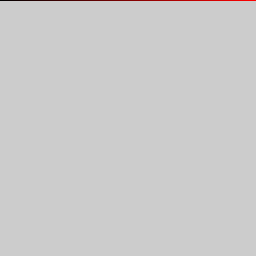
Frame 1 (no input)
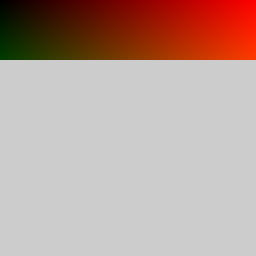
Frame 60 (the mouse pressed at the canvas centre just before this capture)
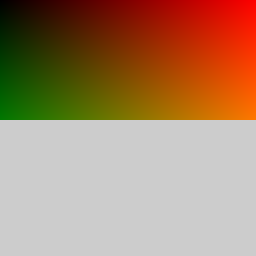
Frame 120 (the mouse held since frame 60 and released just before this capture)

The Processing sketch that drew these frames (run headless with seeded random() and noise(); from frame 60 on, the mouse is pressed at the canvas centre):

// Processing sketch: sketch_180405b
// ── sketch_180405b.pde

// [1]void setup = 初期化時に呼び出さる関数
void setup() {
  // キャンバスサイズを指定する
  size(256, 256);
}

// [2]y座標の変数を定義
int y = 0;

// [3]ピクセルの色を求める関数を定義
color calcPixelColor(int x, int y) {
  return color(x, y, 0);
}

// [4]void main = 一定間隔で繰り返し呼び出される関数
void draw() {
  
  //[5]1ライン分の色を計算する
  for(int x = 0; x < width; x++) {
    
    //[6]3で定義した関数を呼び出し、描画する
    color c = calcPixelColor(x, y);
    set(x, y, c);
    
  }
  
  y++;
  
  //[7]キャンバス全体に描画されたか分岐
  if(height <= y) {
    
    println("終了");
    
    //[8]ループ終了
    noLoop();
    
  }
}
